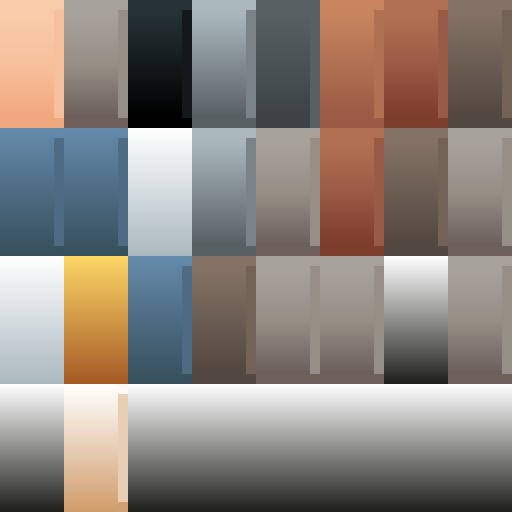
#> input picture assets/chars/char_1_barbarian_texture.png, 1024 x 1024 px (shown at 1/2 size)
$ python shot_metrics.py ../assets/chars/char_1_barbarian_texture.png
#> lines starting #> are read from the running program, lines starting #| are printed output that depends on the picture
"""Objective image metrics + contact sheet for game screenshot review.

Metrics chosen to answer "does this look AAA?" without eyeballing:
  detail      mean |laplacian| - surface micro-detail / texture work
  local_var   mean local stddev - material variance, flat-shaded look
  uniq_colors distinct 5-bit-per-channel colors - palette / texture richness
  dark_ratio  fraction of pixels below 8% luma - crushed blacks
  clip_hi     fraction of pixels above 98% luma - blown highlights
  colorfulness Hasler-Susstrunk - if near 0, the frame is effectively grey
  entropy     Shannon entropy of luma - tonal range used
"""
import sys, os, json, math
import numpy as np
from PIL import Image

def load(p):
    im = Image.open(p)
#> im is the input picture: PIL image 1024x1024 RGBA; mean R, G, B, A 140.8, 131.7, 125.3, 255
    if im.mode != "RGB":
        im = im.convert("RGB")
#> im: PIL image 1024x1024 RGB
    return im

def luma(a):
    return 0.2126 * a[..., 0] + 0.7152 * a[..., 1] + 0.0722 * a[..., 2]
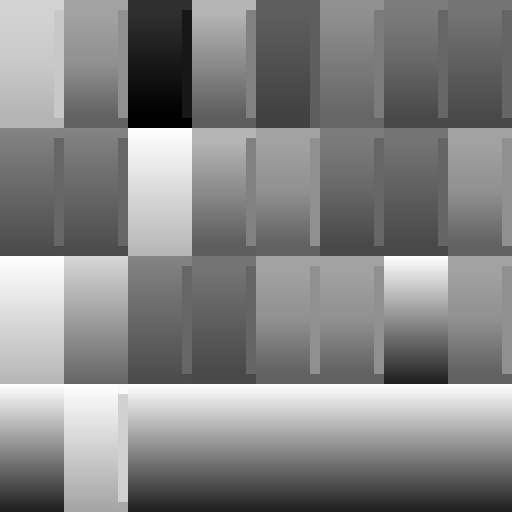
#> returned value: shape (1024, 1024) float32 (shown at 1/2 size); min 0, max 1, mean 0.522

def metrics(path):
    a = np.asarray(load(path), dtype=np.float32) / 255.0
    y = luma(a)
    # laplacian detail
    k = np.array([[0, 1, 0], [1, -4, 1], [0, 1, 0]], dtype=np.float32)
    from numpy.lib.stride_tricks import sliding_window_view
    w = sliding_window_view(y, (3, 3))
    lap = np.einsum('ijkl,kl->ij', w, k)
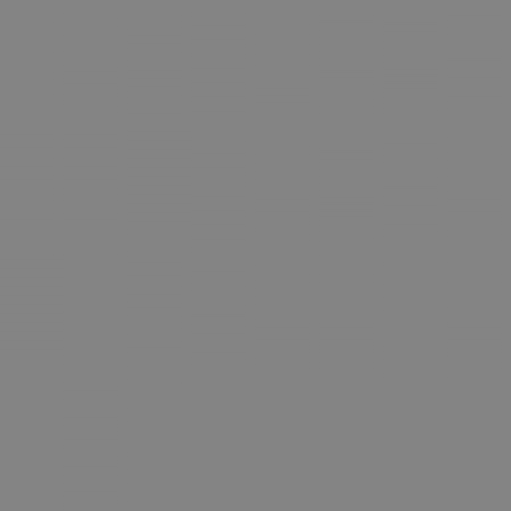
#> lap: shape (1022, 1022) float32 (shown at 1/2 size); min -1.49, max 1.39, mean -3.65e-06; drawn with min black and max white
    detail = float(np.abs(lap).mean() * 255)
#> detail = 1.71
    # local stddev
    w2 = sliding_window_view(y, (9, 9)).reshape(-1, 81)
    lvar = float(w2.std(axis=1).mean() * 255)
#> lvar = 3.31
    q = (a * 31).astype(np.int32)
    uniq = len(np.unique(q[..., 0] * 1024 + q[..., 1] * 32 + q[..., 2]))
#> uniq = 296
    dark = float((y < 0.08).mean())
#> dark = 0.012
    clip = float((y > 0.98).mean())
#> clip = 0.0129
    rg = a[..., 0] - a[..., 1]
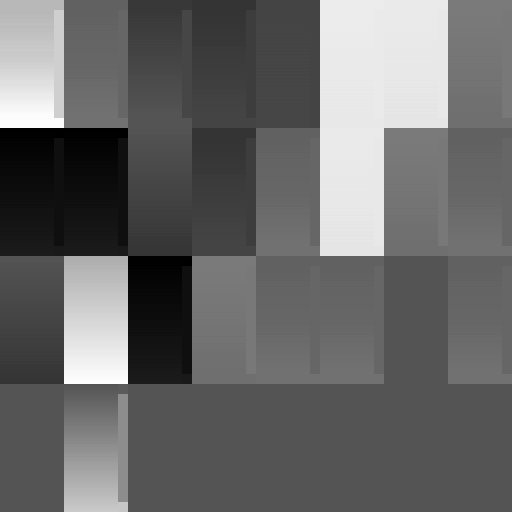
#> rg: shape (1024, 1024) float32 (shown at 1/2 size); min -0.145, max 0.294, mean 0.0358; drawn with min black and max white
    yb = 0.5 * (a[..., 0] + a[..., 1]) - a[..., 2]
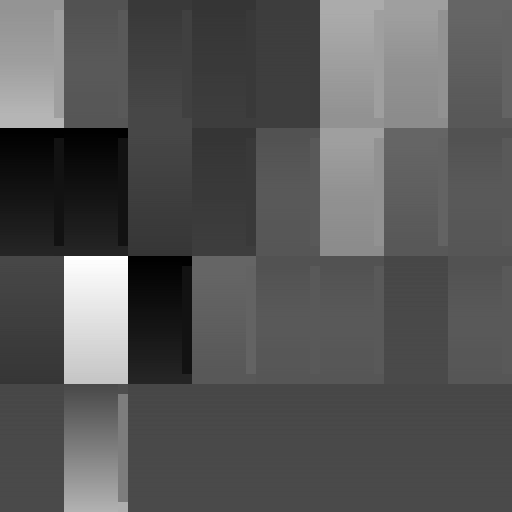
#> yb: shape (1024, 1024) float32 (shown at 1/2 size); min -0.202, max 0.516, mean 0.0432; drawn with min black and max white
    colorfulness = float(
        math.sqrt(rg.std() ** 2 + yb.std() ** 2)
        + 0.3 * math.sqrt(rg.mean() ** 2 + yb.mean() ** 2))
#> colorfulness = 0.177
    hist = np.histogram(y, bins=64, range=(0, 1))[0].astype(np.float64)
#> hist = 64 values, max 66356 at index 25, min 1728 at index 1, mean 16384
    p = hist / max(hist.sum(), 1)
#> p = 64 values, max 0.0633 at index 25, min 0.00165 at index 1, mean 0.0156
    ent = float(-(p[p > 0] * np.log2(p[p > 0])).sum())
#> ent = 5.6
    return dict(file=os.path.basename(path), res=f"{a.shape[1]}x{a.shape[0]}",
                detail=round(detail, 2), local_var=round(lvar, 2),
                uniq_colors=uniq, dark_ratio=round(dark, 4),
                clip_hi=round(clip, 4), colorfulness=round(colorfulness, 4),
                entropy=round(ent, 3),
                mean_luma=round(float(y.mean()), 4))

def contact_sheet(files, out, cols=2, cell=(760, 428), labels=None):
    cw, ch = cell
    rows = (len(files) + cols - 1) // cols
    pad, lab = 8, 20
    W = cols * cw + pad * (cols + 1)
    H = rows * (ch + lab) + pad * (rows + 1)
    sheet = Image.new("RGB", (W, H), (16, 16, 18))
    from PIL import ImageDraw, ImageFont
    d = ImageDraw.Draw(sheet)
    try:
        font = ImageFont.truetype("C:/Windows/Fonts/consola.ttf", 13)
    except Exception:
        font = ImageFont.load_default()
    for i, f in enumerate(files):
        r, c = divmod(i, cols)
        x = pad + c * (cw + pad)
        y = pad + r * (ch + lab + pad)
        im = load(f).resize((cw, ch), Image.LANCZOS)
        sheet.paste(im, (x, y + lab))
        d.text((x + 2, y + 3), labels[i] if labels else os.path.basename(f),
               fill=(230, 230, 235), font=font)
    sheet.save(out)
    return out

if __name__ == "__main__":
    args = sys.argv[1:]
    if args and args[0] == "sheet":
        out = args[1]
        files = args[2:]
        print(contact_sheet(files, out))
    else:
        rows = [metrics(p) for p in args]
#> rows = 1 item
        print(json.dumps(rows, indent=1))
#| [
#|  {
#|   "file": "char_1_barbarian_texture.png",
#|   "res": "1024x1024",
#|   "detail": 1.71,
#|   "local_var": 3.31,
#|   "uniq_colors": 296,
#|   "dark_ratio": 0.012,
#|   "clip_hi": 0.0129,
#|   "colorfulness": 0.1772,
#|   "entropy": 5.596,
#|   "mean_luma": 0.5223
#> (further printed lines are left out)
        keys = ["file", "detail", "local_var", "uniq_colors", "colorfulness",
                "entropy", "dark_ratio", "clip_hi"]
        print(" | ".join(f"{k:>13}" for k in keys))
        for r in rows:
            print(" | ".join(f"{str(r[k]):>13}" for k in keys))
#> this loop made 1 pass
#| char_1_barbarian_texture.png |          1.71 |          3.31 |           296 |        0.1772 |         5.596 |         0.012 |        0.0129

$ run again, on assets/chars/char_3_mage_texture.png
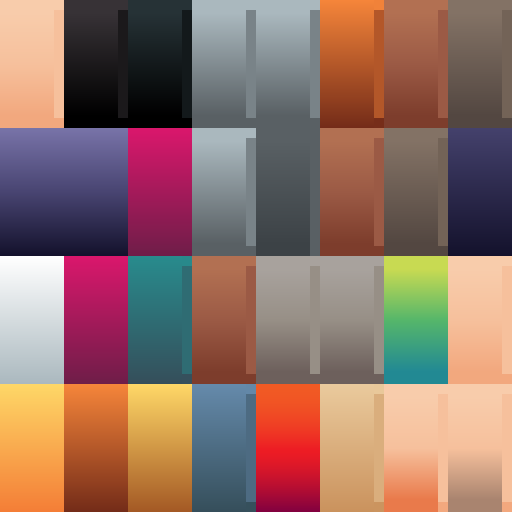
#> input picture assets/chars/char_3_mage_texture.png, 1024 x 1024 px (shown at 1/2 size)
#> in load, im is the input picture: PIL image 1024x1024 RGBA; mean R, G, B, A 145, 111.4, 101.2, 255
#> im: PIL image 1024x1024 RGB
#> in luma, `return 0.2126 * a[..., 0] + 0.7152 * a[..., 1] + 0.0722 * a[..., 2]`:
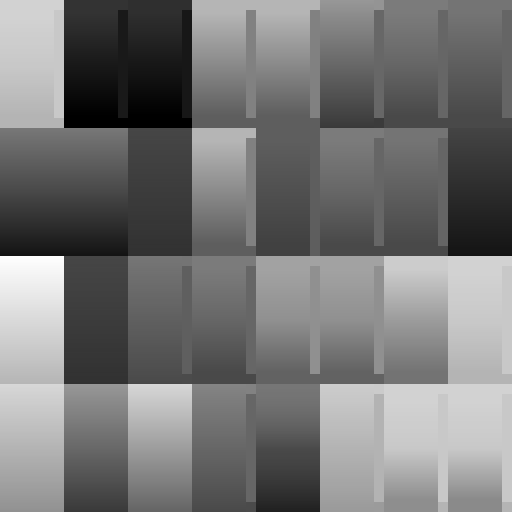
#> returned value: shape (1024, 1024) float32 (shown at 1/2 size); min 0, max 1, mean 0.462
#> detail = 1.62
#> lvar = 2.72
#> uniq = 454
#> dark = 0.025
#> clip = 0.00208
#> in metrics, `yb = 0.5 * (a[..., 0] + a[..., 1]) - a[..., 2]`:
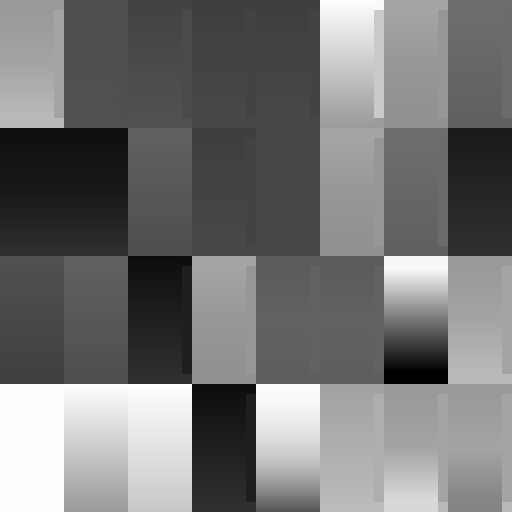
#> yb: shape (1024, 1024) float32 (shown at 1/2 size); min -0.241, max 0.518, mean 0.106; drawn with min black and max white
#> colorfulness = 0.346
#> hist = 64 values, max 56296 at index 25, min 1536 at index 58, mean 16384
#> p = 64 values, max 0.0537 at index 25, min 0.00146 at index 58, mean 0.0156
#> ent = 5.62
#> rows = 1 item
#| [
#|  {
#|   "file": "char_3_mage_texture.png",
#|   "res": "1024x1024",
#|   "detail": 1.62,
#|   "local_var": 2.72,
#> (further printed lines are left out)
#> the loop `for r in rows:` made 1 pass
#| char_3_mage_texture.png |          1.62 |          2.72 |           454 |        0.3465 |         5.622 |         0.025 |        0.0021

$ run again, on assets/chars/char_4_rogue_texture.png
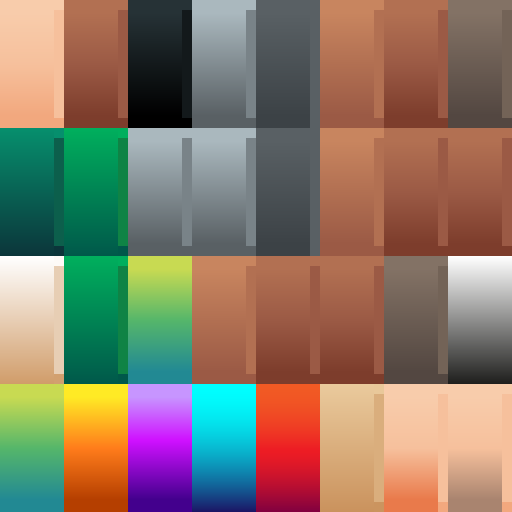
#> input picture assets/chars/char_4_rogue_texture.png, 1024 x 1024 px (shown at 1/2 size)
#> in load, im is the input picture: PIL image 1024x1024 RGBA; mean R, G, B, A 136.6, 120.1, 102.4, 255
#> im: PIL image 1024x1024 RGB
#> in luma, `return 0.2126 * a[..., 0] + 0.7152 * a[..., 1] + 0.0722 * a[..., 2]`:
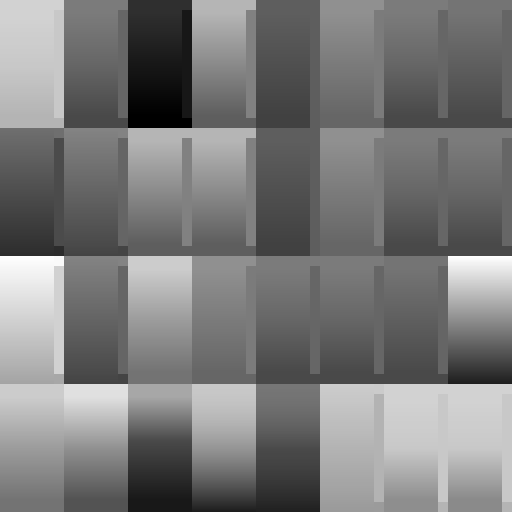
#> returned value: shape (1024, 1024) float32 (shown at 1/2 size); min 0, max 1, mean 0.48
#> detail = 1.65
#> lvar = 2.91
#> uniq = 468
#> dark = 0.012
#> clip = 0.00278
#> in metrics, `yb = 0.5 * (a[..., 0] + a[..., 1]) - a[..., 2]`:
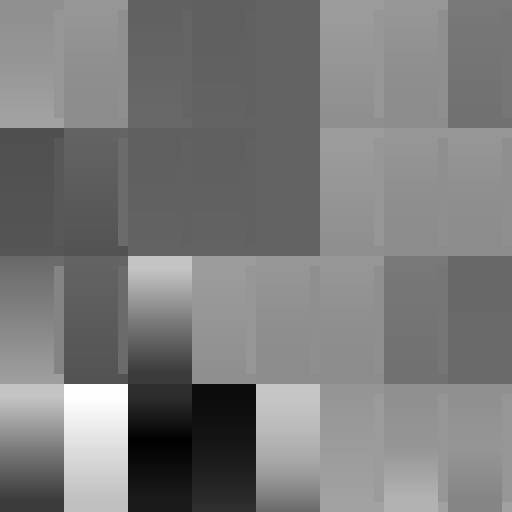
#> yb: shape (1024, 1024) float32 (shown at 1/2 size); min -0.565, max 0.814, mean 0.102; drawn with min black and max white
#> colorfulness = 0.41
#> hist = 64 values, max 81356 at index 25, min 1592 at index 58, mean 16384
#> p = 64 values, max 0.0776 at index 25, min 0.00152 at index 58, mean 0.0156
#> ent = 5.4
#> rows = 1 item
#| [
#|  {
#|   "file": "char_4_rogue_texture.png",
#|   "res": "1024x1024",
#|   "detail": 1.65,
#|   "local_var": 2.91,
#> (further printed lines are left out)
#> the loop `for r in rows:` made 1 pass
#| char_4_rogue_texture.png |          1.65 |          2.91 |           468 |          0.41 |         5.401 |         0.012 |        0.0028
